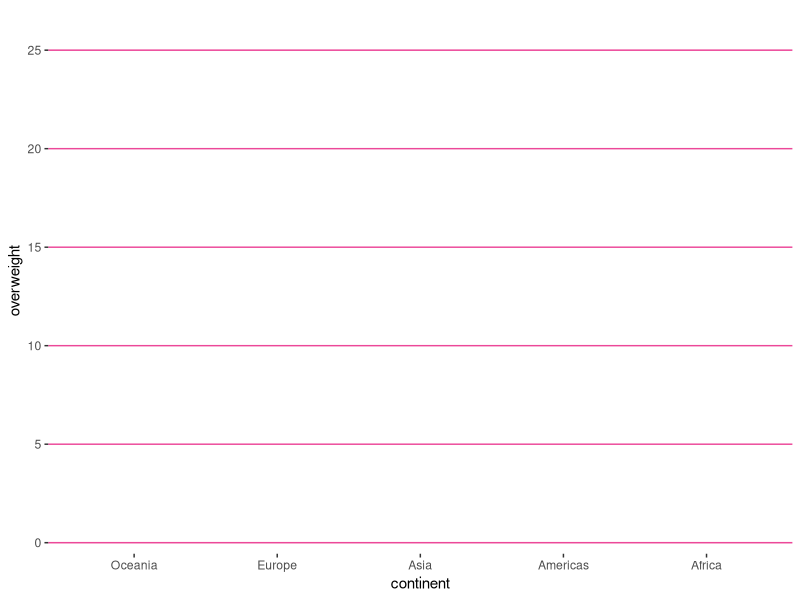
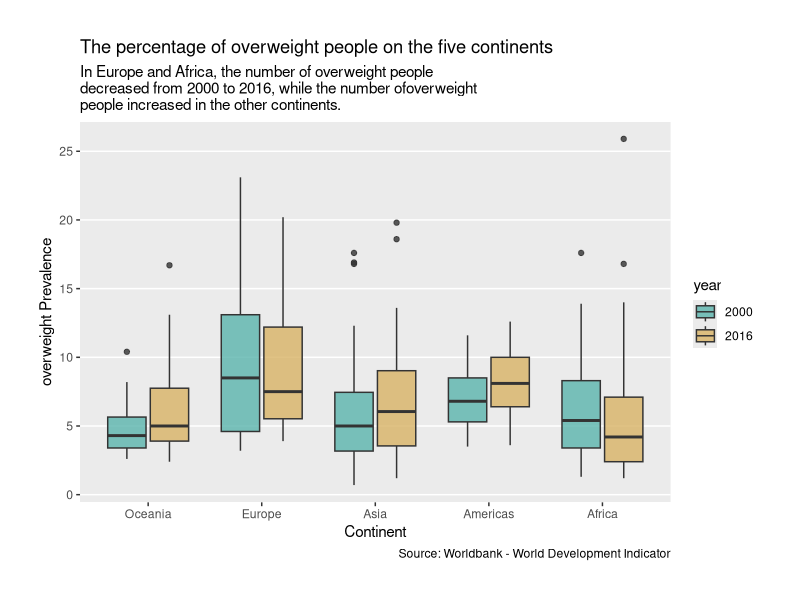

The R source for these figures, in order:
library(tidyverse)

world_bank_countries <- read_csv("data/world_bank_countries.csv")

# https://ggplot2tor.com/theme


# Blank plot --------------------------------------------------------------
world_bank_countries %>% 
  filter(year %in% c(2000, 2016)) %>% 
  mutate(
    year = year %>% as_factor,
    continent = continent %>% as_factor %>% 
      fct_relevel("Oceania", "Europe", "Asia", "Americas", "Africa")) %>%
  ggplot(aes(x = continent, 
             y = overweight,
             fill = year)) +
  scale_y_continuous(breaks = seq(0, 30, 5)) +
  theme(
    panel.background = element_blank(),
    panel.grid = element_line(color = "#EC4899"),
    panel.grid.major.x = element_blank(),
    panel.grid.minor.y = element_blank()
  )



# Obesity example ---------------------------------------------------------
world_bank_countries %>% 
  filter(year %in% c(2000, 2016)) %>% 
  mutate(
    year = year %>% as_factor,
    continent = continent %>% as_factor %>% 
      fct_relevel("Oceania", "Europe", "Asia", 
                  "Americas", "Africa")) %>%
  ggplot(aes(x = continent, 
             y = overweight,
             fill = year)) + 
  geom_boxplot(width = 0.75, 
               alpha = .8,
               position = position_dodge2(padding = 0.1)) +
  scale_fill_manual(values = c("#5ab4ac", "#d8b365")) +
  scale_y_continuous(name = "overweight Prevalence",
                     breaks = seq(0, 25, 5)) +
  scale_x_discrete(name = "Continent") +
  theme(
    # Code goes here
    plot.margin = unit(rep(1, 4), "cm"),
    # panel.background = element_blank(),
    # panel.grid = element_line(color = "#EC4899"),
    panel.grid.major.x = element_blank(),
    panel.grid.minor.y = element_blank()
  ) +
  labs(
    title = "The percentage of overweight people on the five continents",
    subtitle = str_wrap(paste0("In Europe and Africa, the number of overweight people",
                               " decreased from 2000 to 2016, while the number of",
                               "overweight people increased in the other continents."), 60),
    caption = "Source: Worldbank - World Development Indicator"
  )
